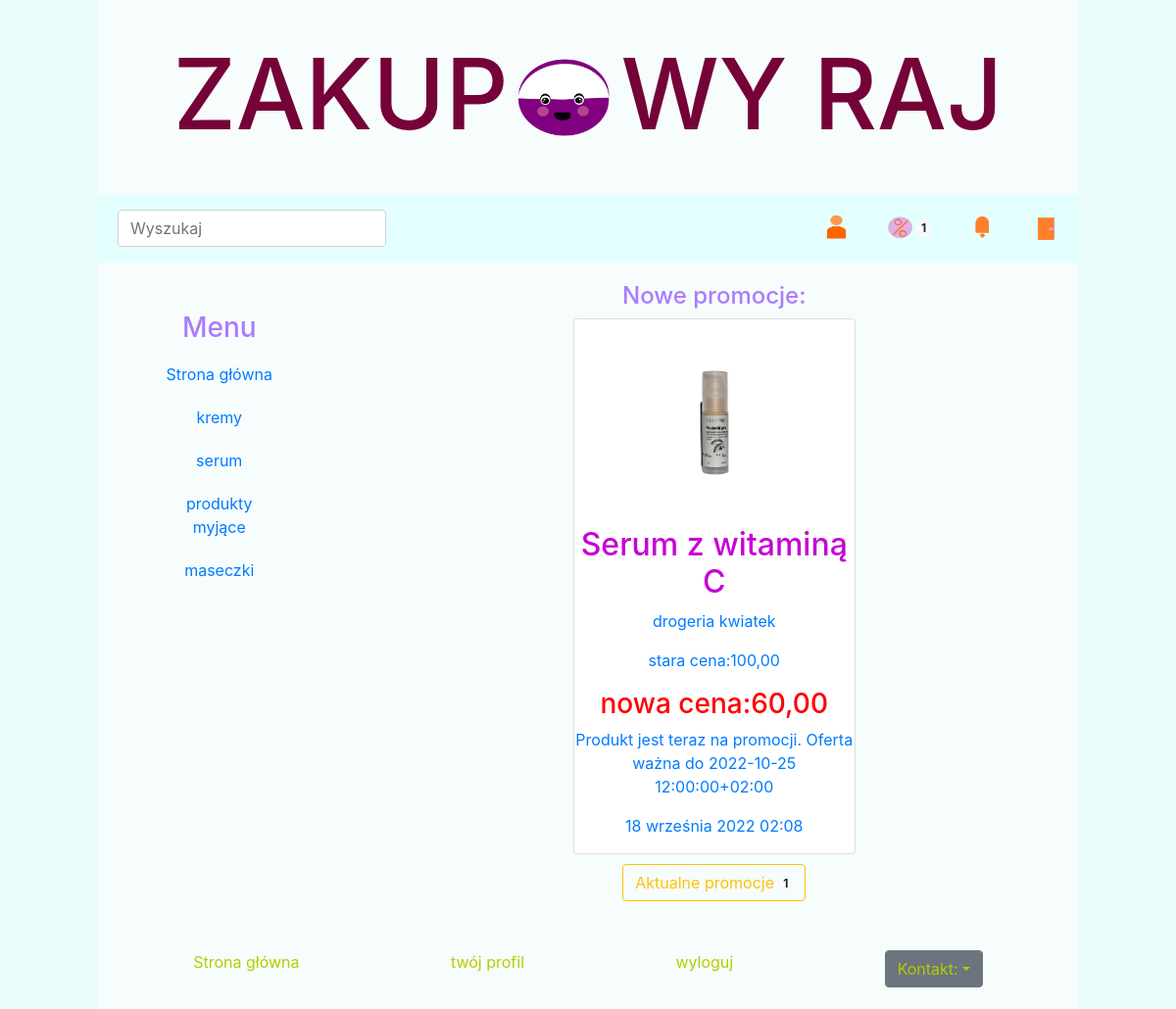
The app's page /promocje/46/ (signed in) with its own data.
### Produkty/models.py (models this page shows, shortened)
class Kategoria(models.Model):
    nazwa = models.CharField(max_length=100)
    class Meta():
        verbose_name = "Kategoria"
        verbose_name_plural = "Kategorie"

class Powiadomienia(models.Model):
    konto = models.ForeignKey(Konto, null=True, on_delete=models.CASCADE)
    oferta = models.ForeignKey(Oferty, null=True, on_delete=models.CASCADE)
    treść = models.TextField(blank=False)
    status = models.BooleanField(null=True)
    data = models.DateTimeField(auto_now_add=True)
    class Meta():
        verbose_name = "Powiadomienie"
        verbose_name_plural = "Powiadomienia"

class Oferty(models.Model):
    produkt = models.ForeignKey(Produkty, on_delete=models.CASCADE, null=True)
    sklep = models.ForeignKey(Sklepy, on_delete=models.CASCADE, null=True)
    cena = models.DecimalField(max_digits=12, decimal_places=2)
    promocyjna_cena = models.DecimalField(max_digits=12, decimal_places=2, null=True, blank=True)
    class Meta():
        verbose_name = "Oferta"
        verbose_name_plural = "Oferty"

class Produkty(models.Model):
    def __str__(self):
        return self.nazwa
    zdjecie = models.ImageField(null=True, blank=True)
    kategoria = models.ForeignKey(Kategoria, on_delete=models.CASCADE, null=True)
    producent = models.ForeignKey(Producent, on_delete=models.CASCADE, null=True)
    nazwa = models.CharField(max_length=100)
    sklepy = models.ManyToManyField(Sklepy, through='Oferty')
    class Meta():
        verbose_name = "Produkt"
        verbose_name_plural = "Produkty"

class Sklepy(models.Model):
    def __str__(self):
        return self.nazwa
    nazwa = models.CharField(max_length=100)
    class Meta():
        verbose_name = "Sklep"
        verbose_name_plural = "Sklepy"

### Produkty/views.py (the view)
# urls.py: path('promocje/<id>/', promocje, name='promocje'),
@login_required
def promocje(request, id):
    kategorie = Kategoria.objects.all()
    search = Search()
    konto = Konto.objects.get(user=request.user)
    promo = Powiadomienia.objects.filter(status=False, konto=konto)
    powiadomienia = Powiadomienia_produkt.objects.filter(status=False, konto=konto)
    for elem in promo: #po wyświetleniu strony zapisuje informacje, ze powiadomienie zostalo wyświetlone.
        elem.status = True
        elem.save()
    powiadomienia_stare = Powiadomienia.objects.filter(status=True, konto=konto)
    dane = {'kategorie': kategorie, 'search': search, 'promo': promo, 'powiadomienia_stare':powiadomienia_stare, 'powiadomienia ': powiadomienia, }
    return render(request, 'promocje.html', dane )

### Produkty/forms.py
class Search(forms.Form):
    wyszukaj = forms.CharField(label='', widget=forms.TextInput(attrs={'class':'form-control mr-sm-2',  'placeholder':'Wyszukaj'}))

### Produkty/templates/promocje.html (shortened to what this page needs)
{% extends 'menu.html' %}
{% block content %}
<div class="collumn2">
<h4> Nowe promocje:</h4>
    <div class="list">
{% for obiekt in promo %}
        <div class="card" style="width: 18rem;">
        <a class="konto" href = "/produkt/{{obiekt.oferta.produkt.id}}">
        <img class="card-img-top" src="{{ obiekt.oferta.produkt.zdjecie.url }}" alt="Card image cap">
<h2 style="color:#c604d4">{{ obiekt.oferta.produkt }} </h2>
<p> {{ obiekt.oferta.sklep }} </p>
<p> stara cena:{{ obiekt.oferta.cena }} </p>
<h3 style="color:red" > nowa cena:{{ obiekt.oferta.promocyjna_cena }} </h3>
<p> {{ obiekt.treść }} </p>
<p> {{ obiekt.data }} </p>
         </a>
            </div>
{% endfor %}
</div>
 <a href="/twoje_promocje/{{user.id}}">
    <button class="btn btn-outline-warning" style="margin: 10px;">Aktualne promocje <span class="badge badge-light">{{powiadomienia_stare.count}}</span></button>
 </a>
</div>
{% endblock content %}

### Produkty/templates/menu.html (shortened to what this page needs)
{% extends 'base.html' %}
{% load static %}
{% block menu %}
    <h1 id = "logo"> ZAKUP<a style="text-decoration:none" href="/"><img  src="/images/icon/logolicencjat.png" height="150" width="115" style="padding:0px" style="margin:0px"   alt="o"></a>WY RAJ  </h1>
<nav class="navbar navbar-expand-lg navbar-light " style="background-color: #e3fffe"   >
      <div class="collapse navbar-collapse" id="navbarTogglerDemo01">
    <div class="navbar-nav mr-auto" style="padding-left:20px"  >
    <form class="form-inline " action="{% url 'szukaj' %}" method="GET">
        {{ search }}
    </form>
    </div>
    {% if user.is_authenticated %}
        <p class="menu" style="padding:0px" > <a class="nav-item nav-link" style="padding:20px" href = "/profil/{{user.id}}"> <img  src="/images/icon/konto.png" height="30" width="25" style="padding:0px" style="margin:0px"   alt="twój profil"> </a></p>
        <p class="menu" style="padding:0px" > <a class="nav-item nav-link" style="padding:20px" href = "/promocje/{{user.id}}"> <img  src="/images/icon/promocja.png" height="30" width="25" style="padding:0px" style="margin:0px"   alt="promocje"> <span class="badge badge-light">{{promo.count}}</span> </a></p>
        <p class="menu" style="padding:0px" > <a class="nav-item nav-link" style="padding:20px"   href = "/powiadomienia/{{user.id}}"> <img  src="/images/icon/dzwoneczek.png" height="30" width="25" style="padding:0px" style="margin:0px"   alt="powiadomienia">  </a></p>
        <p class="menu" style="padding:0px" > <a class="nav-item nav-link" style="padding:20px"  href = "/wyloguj"> <img  src="/images/icon/wyloguj.png" height="30" width="25" style="padding:0px" style="margin:0px"   alt="wyloguj"> </a></p>
    {% else %}
        <p class="menu" style="padding:0px" > <a class="nav-link" style="padding:20px" href = "/logowanie"> zaloguj</a> </p>
        <p class="menu" style="padding:0px" >  <a class="nav-link" style="padding:20px" href = "/rejestracja">zarejestruj się</a></p>
    {% endif %}
      </div>
</nav>
    <div class="collumn1">
      <div class="col-sm">
    <h3>Menu</h3>
      <a style="text-decoration:none" href = "/"><p class="menu" >Strona główna</p></a>
    {% for kat in kategorie %}
     <a style="text-decoration:none" href = "/kategoria/{{kat.id}}"><p class="menu">{{ kat.nazwa }}</p></a>
    {% endfor %}
      </div>
    </div>
{% endblock menu %}
{% block footer %}
<footer>
<div class="nav nav-pills nav-fill" >
<p class="nav-item" > <a   href = "/"> Strona główna </a></p>
    {% if user.is_authenticated %}
        <p class="nav-item"  > <a  href = "/profil/{{user.id}}"> twój profil </a></p>
        <p class="nav-item" > <a   href = "/wyloguj"> wyloguj </a></p>
    {% else %}
        <p class="nav-item" > <a href = "/logowanie"> zaloguj </a></p>
        <p class="nav-item" >  <a href = "/rejestracja">zarejestruj się</a></p>
    {% endif %}
    <div class="nav-item">
        <div class="btn-group" >
<button type="button" class="btn btn-secondary dropdown-toggle" style="color:#b4cc00" style="background-color:transparent" style="border:0px"  data-toggle="dropdown" aria-haspopup="true" aria-expanded="false">
    Kontakt:</button>
</div>
</div>
</div>
</footer>
{% endblock footer %}

### Produkty/static/css/app.css (style rules this page uses)
body { background: #ebfcfc; }
#logo { text-align: center; font-size: 100px; padding-top: 3%; grid-column: 1 / 3; grid-row: 1; color:#750238; }
nav { grid-column: 1 / 3; grid-row: 2; }
.menu { margin:0px; padding:10px; box-sizing: content-box; }
.collumn1 { grid-column: 1; grid-row: 3; margin: 40px; }
.collumn2 { grid-column: 2; grid-row: 3; margin: 10px; }
footer { grid-column: 1 / 3; grid-row: 4; padding: 20px; }
.list { display: flex; flex-direction: row; justify-content: space-evenly; flex-wrap: wrap; }
p.nav-item a { color:#b4cc00; text-decoration: none; }
.navbar { padding:0px; }

### records on screen
Kategoria: nazwa "kremy"
Kategoria: nazwa "serum"
Kategoria: nazwa "produkty myjące"
Kategoria: nazwa "maseczki"
Powiadomienia: oferta.produkt.zdjecie (picture), oferta.produkt "Serum z witaminą C", oferta.sklep "drogeria kwiatek", oferta.cena "100,00", oferta.promocyjna_cena "60,00", treść "Produkt jest teraz na promocji. Oferta ważna do 2022-10-25 12:00:00+02:00", data "18 września 2022 02:08"

### other values on screen
{{ promo.count }} "1"
{{ powiadomienia_stare.count }} "1"
